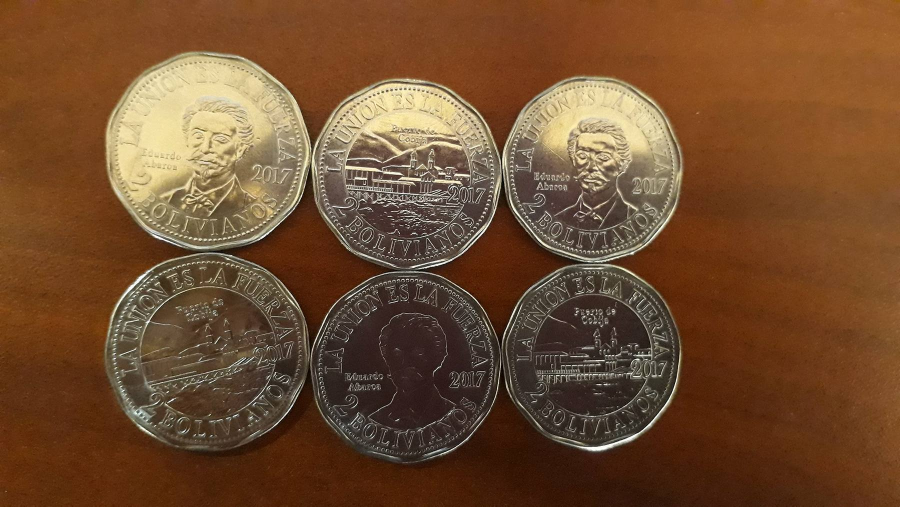
#> input picture laboratorio_9/monedas_2.jpg, 1800 x 1013 px (shown at 1/2 size)
$ python ejer-4.py
#> lines starting #> are read from the running program, lines starting #| are printed output that depends on the picture; after the words box and inside, x2 and y2 are one past the last pixel; in counts of white or black regions, pixels touching at a corner belong together
import cv2
import numpy as np

# Load the image
image = cv2.imread('monedas_2.jpg')
#> image is the input picture: shape (1013, 1800, 3); mean B, G, R 47.4, 77.1, 113.2
if image is None:
    raise Exception("Error loading image. Make sure 'monedas_2.jpg' exists in your directory.")

# Resize the image to half its original size
image = cv2.resize(image, (image.shape[1] // 2, image.shape[0] // 2))
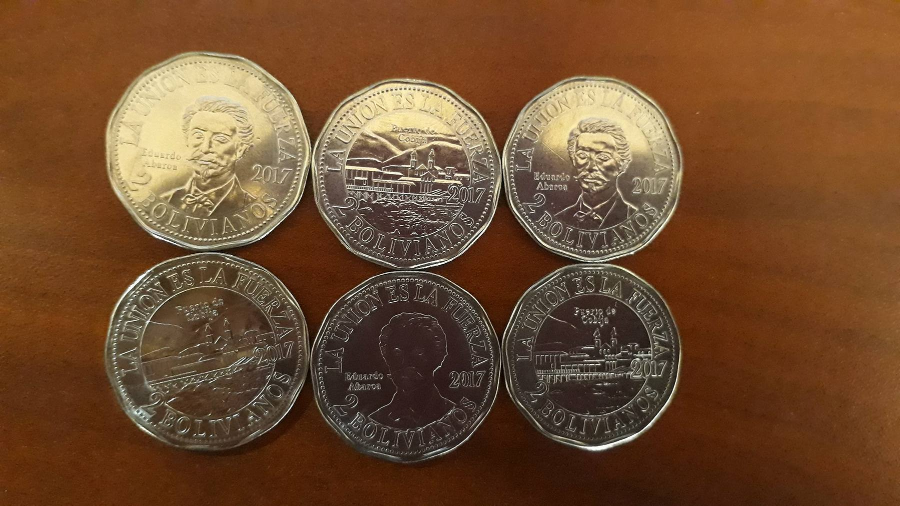
#> image: shape (506, 900, 3); mean B, G, R 47.2, 77, 113.1

# Convert the image to grayscale
gray = cv2.cvtColor(image, cv2.COLOR_BGR2GRAY)
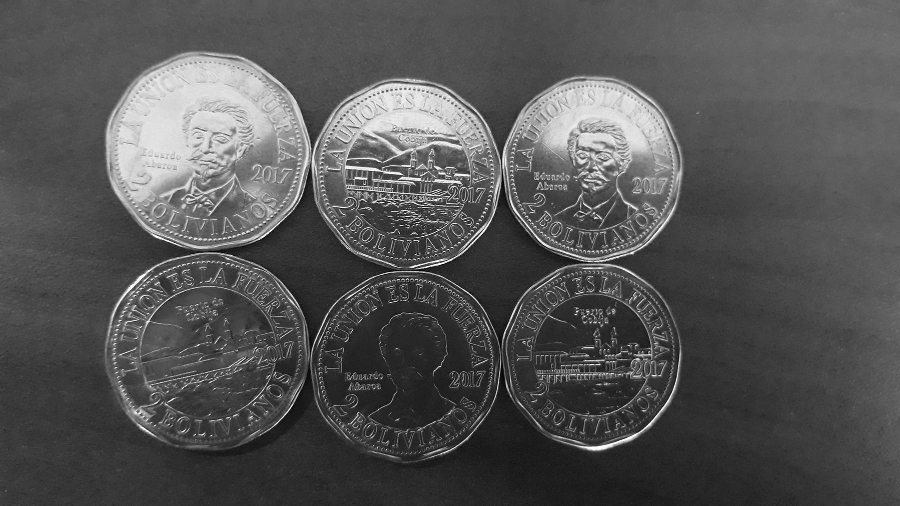
#> gray: shape (506, 900); min 0, max 255, mean 84.4

# Apply Gaussian blur to reduce noise
blurred = cv2.GaussianBlur(gray, (15, 15), 0)
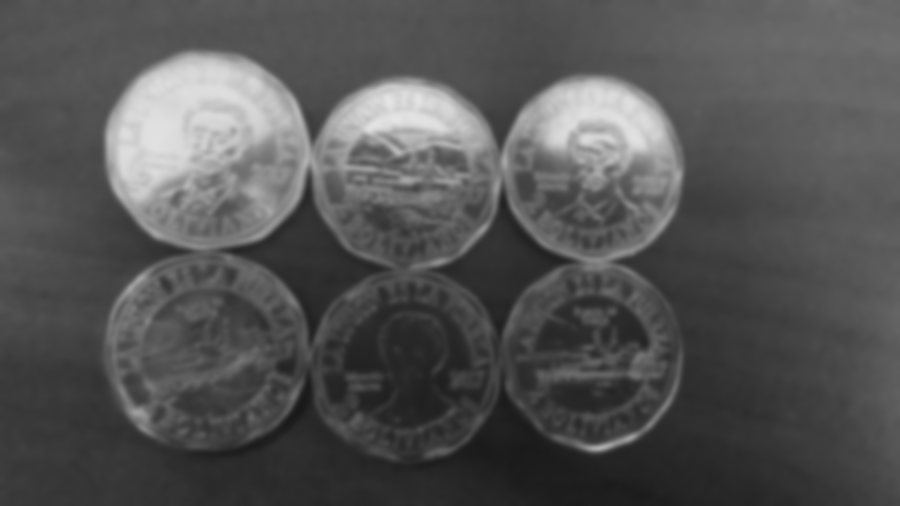
#> blurred: shape (506, 900); min 25, max 229, mean 84.4

# Use adaptive thresholding to create a binary image
thresholded = cv2.adaptiveThreshold(
    blurred, 255, cv2.ADAPTIVE_THRESH_GAUSSIAN_C, cv2.THRESH_BINARY_INV, 11, 2
)
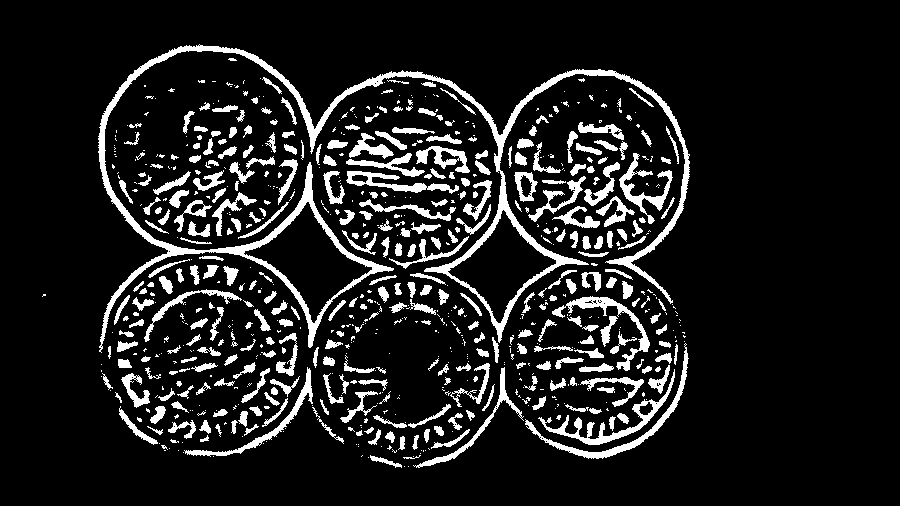
#> thresholded: shape (506, 900); 11.6% white; 740 white regions (401 under 20 px), largest, box (x1, y1, x2, y2) and area: (98, 44, 690, 353) 12383, (538, 369, 675, 445) 1295, (525, 343, 689, 459) 1263

# Apply morphological operations to close gaps in the coins' contours
kernel = np.ones((3, 3), np.uint8)
morph = cv2.morphologyEx(thresholded, cv2.MORPH_CLOSE, kernel, iterations=2)
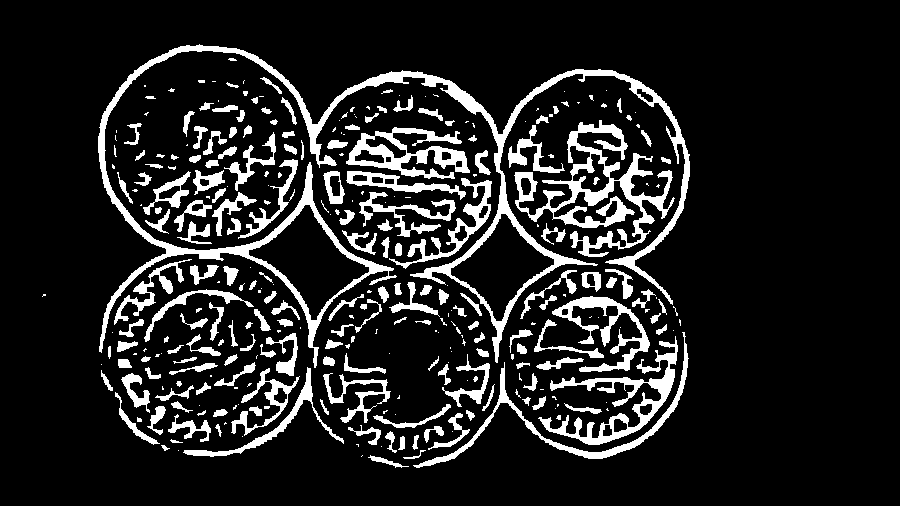
#> morph: shape (506, 900); 13.2% white; 315 white regions (131 under 20 px)

# Find contours in the processed image
contours, _ = cv2.findContours(morph, cv2.RETR_EXTERNAL, cv2.CHAIN_APPROX_SIMPLE)
#> contours = 314 contours, 155 with area under 20; largest, box (x1, y1, x2, y2) and area: (98, 44, 690, 368) 22630, (514, 120, 675, 257) 5539, (346, 127, 470, 179) 2932, (538, 336, 678, 445) 2880, (413, 332, 689, 468) 1735

# Draw contours and count them
for contour in contours:
    cv2.drawContours(image, [contour], -1, (0, 255, 0), 2)
#> this loop made 314 passes
#> contour on passes 2, 4, 5: [[362, 455], [361, 456]], [[178, 450]], [[381, 446]]
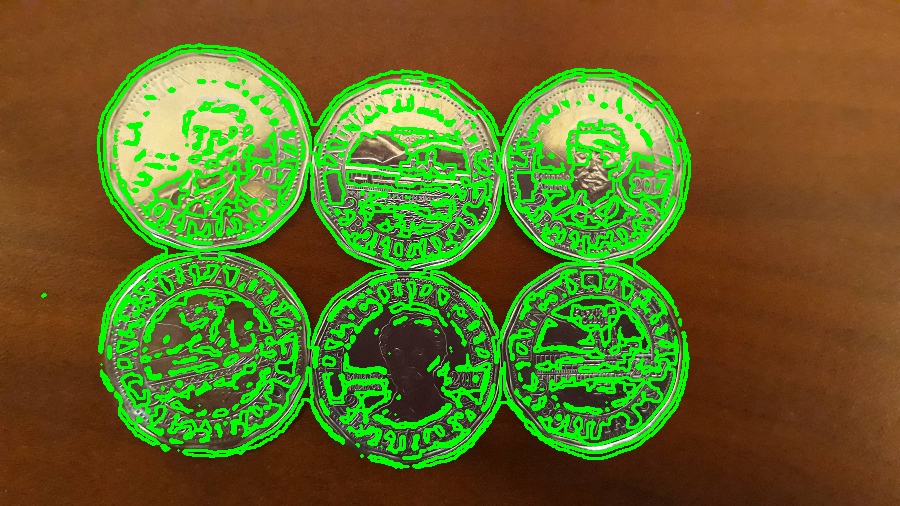
#> image: shape (506, 900, 3); 16.8% of pixels changed, all inside (x1, y1, x2, y2) = (41, 43, 691, 469)

# Display the result
print(f"Number of coins detected: {len(contours)}")
#| Number of coins detected: 314

cv2.imshow("Coins Detected", image)
cv2.imshow("Processed Image", morph)
cv2.waitKey(0)
cv2.destroyAllWindows()
